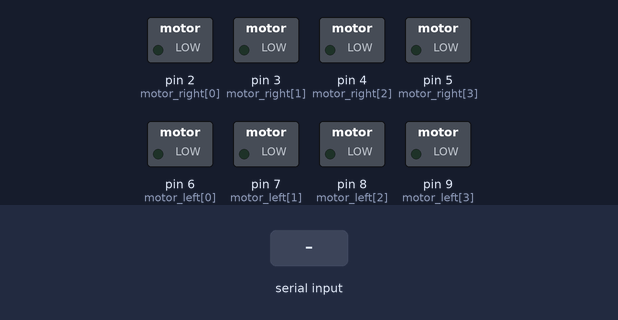
The sketch below on a simulated Arduino Uno, built with avr-gcc and run on an emulated ATmega328P. Shown: switched loads named in the sketch (green lamp = pin HIGH). The inputs (shaded band) are chosen by the test bench.

Above: at 1.2 s.
1.3 s: "w" received over Serial
At 2.3 s:
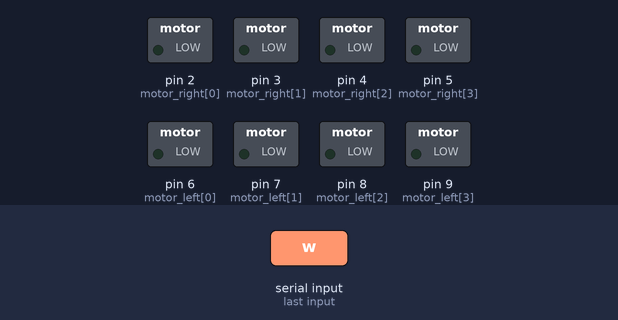
2.9 s: "s" received over Serial
At 3.5 s:
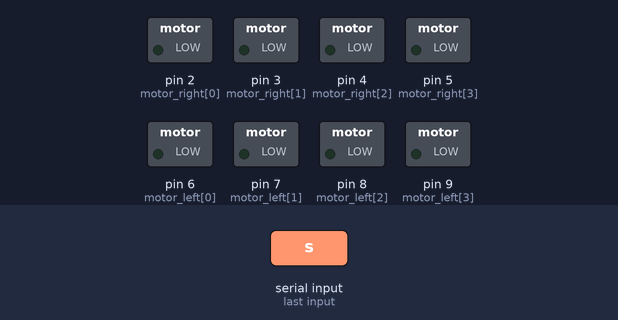
4.5 s: "d" received over Serial
At 5.8 s:
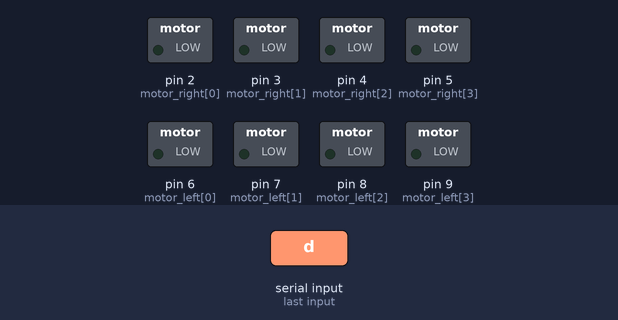
6.1 s: "a" received over Serial
At 7.1 s:
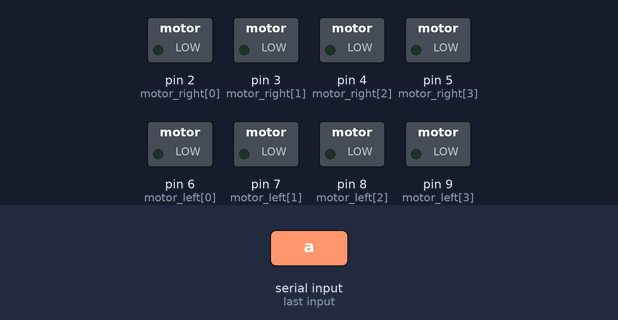
Timing chart, 0 to 8.7 s (numbered marks = the images above; inputs shaded):
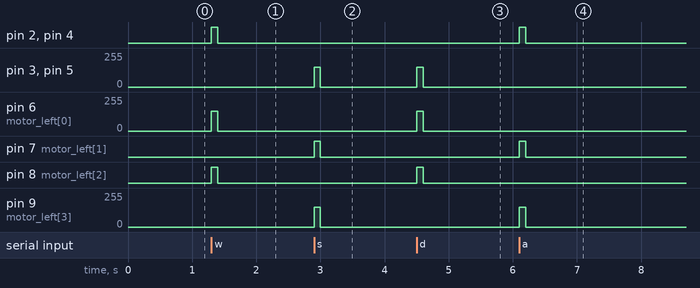

The sketch:

motorsonson.ino
```cpp
int motor_left[] = {6, 7, 8, 9};
int motor_right[] = {2, 3, 4, 5};
#define D 99
void motor_stop() {
  analogWrite(motor_left[0], 0);
  analogWrite(motor_left[1], 0);
  analogWrite(motor_left[2], 0);
  analogWrite(motor_left[3], 0);
  analogWrite(motor_right[0], 0);
  analogWrite(motor_right[1], 0);
  analogWrite(motor_right[2], 0);
  analogWrite(motor_right[3], 0);
}
void drive_forward() {
  analogWrite(motor_left[0], 150);
  analogWrite(motor_left[1], 0);
  analogWrite(motor_left[2], 150);
  analogWrite(motor_left[3], 0);
  analogWrite(motor_right[0], 150);
  analogWrite(motor_right[1], 0);
  analogWrite(motor_right[2], 150);
  analogWrite(motor_right[3], 0);
}
void drive_backward() {
  analogWrite(motor_left[0], 0);
  analogWrite(motor_left[1], 150);
  analogWrite(motor_left[2], 0);
  analogWrite(motor_left[3], 150);
  analogWrite(motor_right[0], 0);
  analogWrite(motor_right[1], 150);
  analogWrite(motor_right[2], 0);
  analogWrite(motor_right[3], 150);
}
void turn_left() {
  analogWrite(motor_left[0], 0);
  analogWrite(motor_left[1], 150);
  analogWrite(motor_left[2], 0);
  analogWrite(motor_left[3], 150);
  analogWrite(motor_right[0], 150);
  analogWrite(motor_right[1], 0);
  analogWrite(motor_right[2], 150);
  analogWrite(motor_right[3], 0);
}
void turn_right() {
  analogWrite(motor_left[0], 150);
  analogWrite(motor_left[1], 0);
  analogWrite(motor_left[2], 150);
  analogWrite(motor_left[3], 0);
  analogWrite(motor_right[0], 0);
  analogWrite(motor_right[1], 150);
  analogWrite(motor_right[2], 0);
  analogWrite(motor_right[3], 150);
}
void setup() { Serial.begin(9600);}
void loop() {
  if (!Serial.available()) return;
  char chr = (char)Serial.read();
  if (chr >= 'A' && chr <= 'Z')
    chr = chr - 'A' + 'a';
  if (chr == 'w')
    drive_forward();
  else if (chr == 's')
    drive_backward();
  else if (chr == 'd')
    turn_right();
  else if (chr == 'a')
    turn_left();
  delay(D);
  motor_stop();
  while(Serial.available()) Serial.read();
  return;}
```

Measured:
- after the input at 1.3 s, pin 2 (motor_right[0]), pin 4 (motor_right[2]), pin 8 (motor_left[2]): LOW → HIGH at once, → LOW 0.10 s later; pin 6 (motor_left[0]): 0/255 → 150/255 at once, → 0/255 0.10 s later
- after the input at 2.9 s, pin 3 (motor_right[1]), pin 5 (motor_right[3]), pin 9 (motor_left[3]): 0/255 → 150/255 at once, → 0/255 0.10 s later; pin 7 (motor_left[1]): LOW → HIGH at once, → LOW 0.10 s later
- after the input at 4.5 s, pin 3 (motor_right[1]), pin 5 (motor_right[3]), pin 6 (motor_left[0]): 0/255 → 150/255 at once, → 0/255 0.10 s later; pin 8 (motor_left[2]): LOW → HIGH at once, → LOW 0.10 s later
- after the input at 6.1 s, pin 2 (motor_right[0]), pin 4 (motor_right[2]), pin 7 (motor_left[1]): LOW → HIGH at once, → LOW 0.10 s later; pin 9 (motor_left[3]): 0/255 → 150/255 at once, → 0/255 0.10 s later
